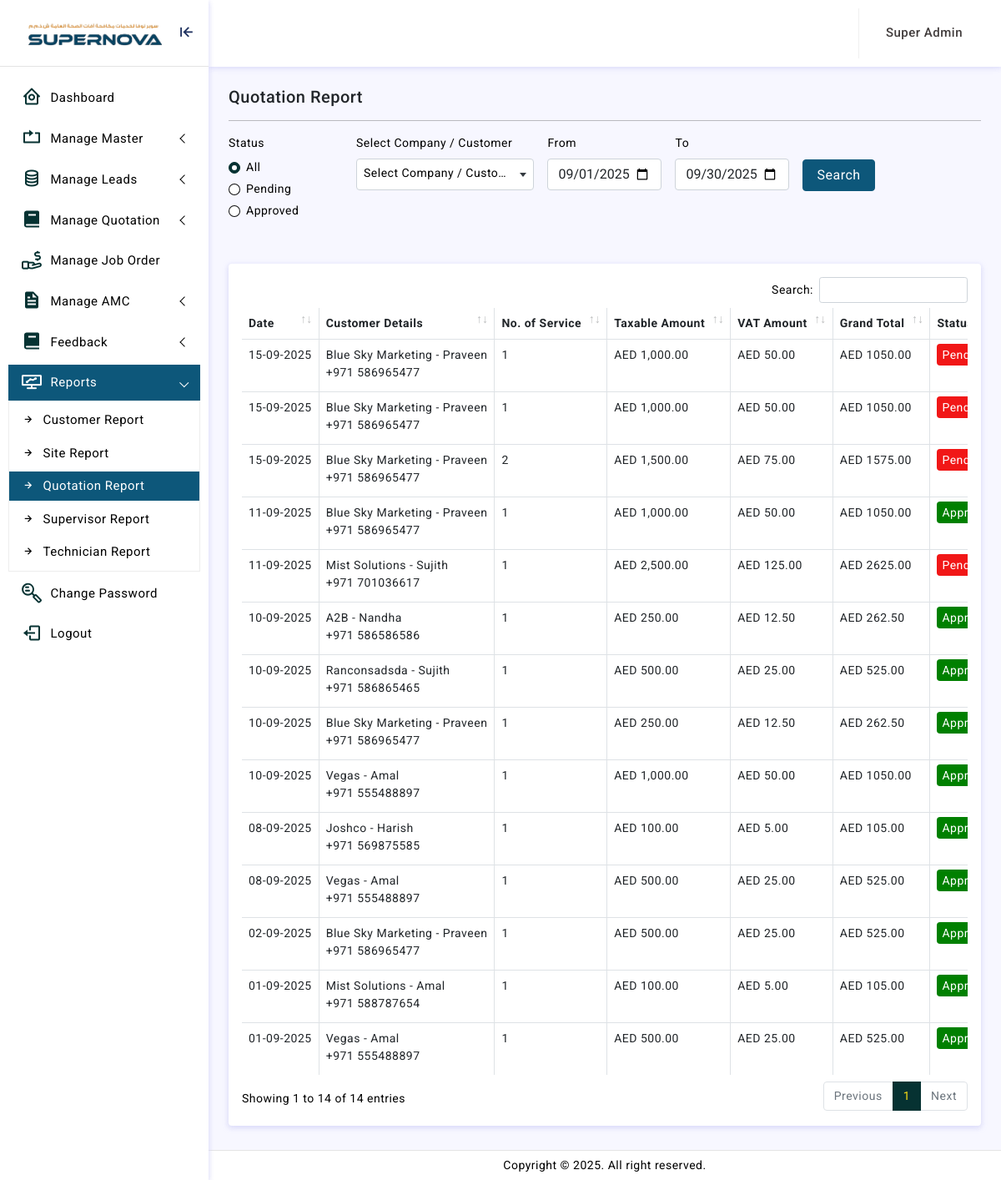
/adminln/quotation-report.php (signed in), run on the app's committed database.
### tables this page shows
CREATE TABLE `quotation` (
  `id` int(11) NOT NULL,
  `customer_id` int(11) NOT NULL,
  `company_name` varchar(150) NOT NULL,
  `customer_mobile` varchar(150) NOT NULL,
  `site_id` int(11) NOT NULL,
  `site_name` varchar(150) NOT NULL,
  `lead_id` int(11) NOT NULL,
  `service_count` int(11) NOT NULL,
  `location` text NOT NULL,
  `required_date` date NOT NULL,
  `required_time` varchar(150) NOT NULL,
  `quotation_date` date NOT NULL,
  `terms_condition` text NOT NULL,
  `total_amount` varchar(150) NOT NULL,
  `is_reservice` tinyint(4) NOT NULL,
  `is_mail_sent` tinyint(4) NOT NULL,
  `status` tinyint(11) NOT NULL,
  `created_datetime` datetime NOT NULL,
  `modified_datetime` datetime NOT NULL
);

CREATE TABLE `customers` (
  `id` int(11) NOT NULL,
  `company_name` varchar(255) NOT NULL,
  `customer_name` varchar(255) NOT NULL,
  `email` varchar(150) NOT NULL,
  `mobile` varchar(20) NOT NULL,
  `alternate_mobile` varchar(20) NOT NULL,
  `location` text NOT NULL,
  `trn_no` varchar(255) NOT NULL,
  `address` text NOT NULL,
  `city` varchar(150) NOT NULL,
  `status` tinyint(4) NOT NULL,
  `created_by` int(11) NOT NULL,
  `created_datetime` datetime NOT NULL,
  `modified_by` int(11) NOT NULL,
  `modified_datetime` datetime NOT NULL
);

### adminln/quotation-report.php (the view, shortened to what this page needs)
<?php
function main() {
extract($_REQUEST);
include 'dilg/cnt/join.php';
$url_Status=$_GET['status'];
if($from_date!='' && $end_date!=''){
  $from_date=$from_date;
  $end_date=$end_date;
}else{
$from_date=date('Y-m-01');
$end_date=date('Y-m-t');
}
if ($url_Status=="") {
$subqry.="and  (date(quotation_date) between '".$from_date."' and '".$end_date."')";
}
?>
<link rel="stylesheet" href="crop/croppie.css"/>
<div class="page-breadcrumb d-sm-flex align-items-center mb-3">
<h5 class="mb-0 text-dark">Quotation Report</h5>
</div>
<hr/>
<form method="POST">
<div class="row g-3 mb-5">
<div class="col-md-2">
	<div class="mb-10">
<label for="inputAddress" class="form-label width-100">Status</label>
<div class="form-check form-check-inline">
<input class="form-check-input" type="radio" name="status" id="inlineRadio0" value="" <?if ($status=='') {echo "checked";
}?>>
<label class="form-check-label" for="inlineRadio0">All</label>
</div>
<div class="form-check form-check-inline">
<input class="form-check-input" type="radio" name="status" id="inlineRadio1" value="0" <?if ($status=='0') {echo "checked";
}?>>
<label class="form-check-label" for="inlineRadio1">Pending</label>
</div>
<div class="form-check form-check-inline">
<input class="form-check-input" type="radio" name="status" id="inlineRadio2" value="1" <?if ($status=='1') {echo "checked";
}?>>
<label class="form-check-label" for="inlineRadio2">Approved</label>
</div>
</div>
</div>
<div class="col-md-3">
<label for="inputFirstName" class="form-label">Select Company / Customer</label>
</div>
<div class="col-md-2">
<label for="inputFirstName" class="form-label">From</label>
<input type="date" name="from_date" class="form-control" value="<?=$from_date;?>" required>
</div>
<div class="col-md-2">
<label for="inputFirstName" class="form-label">To</label>
<input type="date" name="end_date" class="form-control" value="<?=$end_date;?>" required>
</div>
<div class="col-md-3 mt-46">
<input type="submit" name="Submit" class="btn btn-primary px-3" value="Search">
</div>
</div>
</form>
<? $select_quotation=mysqli_query($conn,"select * from quotation where 1=1 $subqry order by id desc");
if(mysqli_num_rows($select_quotation)>>0){ ?>
<div class="card">
<div class="card-body">
<div class="table-responsive">
<table id="example2" class="table table-striped table-bordered" style="width:100%">
<thead>
<tr>
<th>Date </th>
<th>Customer Details </th>
<th>No. of Service</th>
<th>Taxable Amount</th>
<th>VAT Amount</th>
<th>Grand Total</th>
<th>Status</th>
</tr>
</thead>
<tbody>
<?
while($row_quotation=mysqli_fetch_array($select_quotation))
{
$id=$row_quotation['id'];
$Company_name=$row_quotation['company_name'];
$customer_id=$row_quotation['customer_id'];
$select_customer_quotation=mysqli_query($conn,"select * from customers where id='$customer_id'");
$row_quo_customer=mysqli_fetch_array($select_customer_quotation);
$Customer_name=$row_quo_customer['customer_name'];
$Customer_mobile=$row_quotation['customer_mobile'];
$total_amount=$row_quotation['total_amount'];
$service_count=$row_quotation['service_count'];
$quotation_date=$row_quotation['quotation_date'];
$status=$row_quotation['status'];
$select_quotation_product=mysqli_query($conn,"select * from quotation_product where quotation_id='$id'");
$taxamt=0;
$vatamt=0;
while ($row_product=mysqli_fetch_array($select_quotation_product)) {
$vat = $row_product['vat'];
  $amount = $row_product['amount'];
$vat_amount = ($amount * $vat) / 100;
$vatamt+=$vat_amount;
  $taxamt+=$amount;
}
if ($status==1) {
	$Status_tl='<span class="sts-appr rounded-2">Approved</span>';
}else{
		$Status_tl='<span class="sts-pnd rounded-2"> Pending </span>';
}
?>
<tr>
<td><?=date("d-m-Y",strtotime($quotation_date)); ?></td>
<td><?= $Company_name; ?> - <?=$Customer_name; ?><p class="mb-1">+971 <?=$Customer_mobile; ?></p><p class="mb-1"><?=$email; ?></p></td>
<td><?=$service_count; ?></td>
<td>AED <?=number_format($taxamt, 2);?></td>
<td>AED <?=number_format($vatamt, 2);?></td>
<td>AED <?=$total_amount; ?></td>
<td><?=$Status_tl; ?></td>
</tr>
<? }
}else{ echo "<p>No Record Found</p>";} ?>
</tbody>
</table>
</div>
</div>
</div>
<?php
}
include 'template.php';
?>

### adminln/assets/css/app.css (style rules this page uses)
body { font-size: 14px; color: #000; letter-spacing: .5px; background: #f7f7ff; overflow-x: hidden; font-family: Roboto, sans-serif }
input::placeholder { color: #000!important; opacity: .3!important }
.table-striped>tbody>tr:nth-of-type(odd) { --bs-table-accent-bg: unset; }
.table-bordered>:not(caption)>*>* { border-width: 1px 1px; }
.table-bordered th { border-width: 0px 1px; }
.mt-46 { margin-top: 46px !important; }
.sts-appr { background: green; color: #fff; padding: 5px 6px; }
.sts-pnd { background: #f11717; color: #fff; padding: 5px 6px; }

### data on the page
quotation: quotation_date "15-09-2025", company_name "Blue Sky Marketing", customer.customer_name "Praveen", customer_mobile "586965477", service_count "1", taxamt "1,000.00", vatamt "50.00", total_amount "1050.00", status "Pending"
quotation: quotation_date "15-09-2025", company_name "Blue Sky Marketing", customer.customer_name "Praveen", customer_mobile "586965477", service_count "1", taxamt "1,000.00", vatamt "50.00", total_amount "1050.00", status "Pending"
quotation: quotation_date "15-09-2025", company_name "Blue Sky Marketing", customer.customer_name "Praveen", customer_mobile "586965477", service_count "2", taxamt "1,500.00", vatamt "75.00", total_amount "1575.00", status "Pending"
quotation: quotation_date "11-09-2025", company_name "Blue Sky Marketing", customer.customer_name "Praveen", customer_mobile "586965477", service_count "1", taxamt "1,000.00", vatamt "50.00", total_amount "1050.00", status "Approved"
quotation: quotation_date "11-09-2025", company_name "Mist Solutions", customer.customer_name "Sujith", customer_mobile "701036617", service_count "1", taxamt "2,500.00", vatamt "125.00", total_amount "2625.00", status "Pending"
quotation: quotation_date "10-09-2025", company_name "A2B", customer.customer_name "Nandha", customer_mobile "586586586", service_count "1", taxamt "250.00", vatamt "12.50", total_amount "262.50", status "Approved"
quotation: quotation_date "10-09-2025", company_name "Ranconsadsda", customer.customer_name "Sujith", customer_mobile "586865465", service_count "1", taxamt "500.00", vatamt "25.00", total_amount "525.00", status "Approved"
quotation: quotation_date "10-09-2025", company_name "Blue Sky Marketing", customer.customer_name "Praveen", customer_mobile "586965477", service_count "1", taxamt "250.00", vatamt "12.50", total_amount "262.50", status "Approved"
quotation: quotation_date "10-09-2025", company_name "Vegas", customer.customer_name "Amal", customer_mobile "555488897", service_count "1", taxamt "1,000.00", vatamt "50.00", total_amount "1050.00", status "Approved"
quotation: quotation_date "08-09-2025", company_name "Joshco", customer.customer_name "Harish", customer_mobile "569875585", service_count "1", taxamt "100.00", vatamt "5.00", total_amount "105.00", status "Approved"
quotation: quotation_date "08-09-2025", company_name "Vegas", customer.customer_name "Amal", customer_mobile "555488897", service_count "1", taxamt "500.00", vatamt "25.00", total_amount "525.00", status "Approved"
quotation: quotation_date "02-09-2025", company_name "Blue Sky Marketing", customer.customer_name "Praveen", customer_mobile "586965477", service_count "1", taxamt "500.00", vatamt "25.00", total_amount "525.00", status "Approved"
quotation: quotation_date "01-09-2025", company_name "Mist Solutions", customer.customer_name "Amal", customer_mobile "588787654", service_count "1", taxamt "100.00", vatamt "5.00", total_amount "105.00", status "Approved"
quotation: quotation_date "01-09-2025", company_name "Vegas", customer.customer_name "Amal", customer_mobile "555488897", service_count "1", taxamt "500.00", vatamt "25.00", total_amount "525.00", status "Approved"

### other printed values
$usertype_name "Super Admin"
